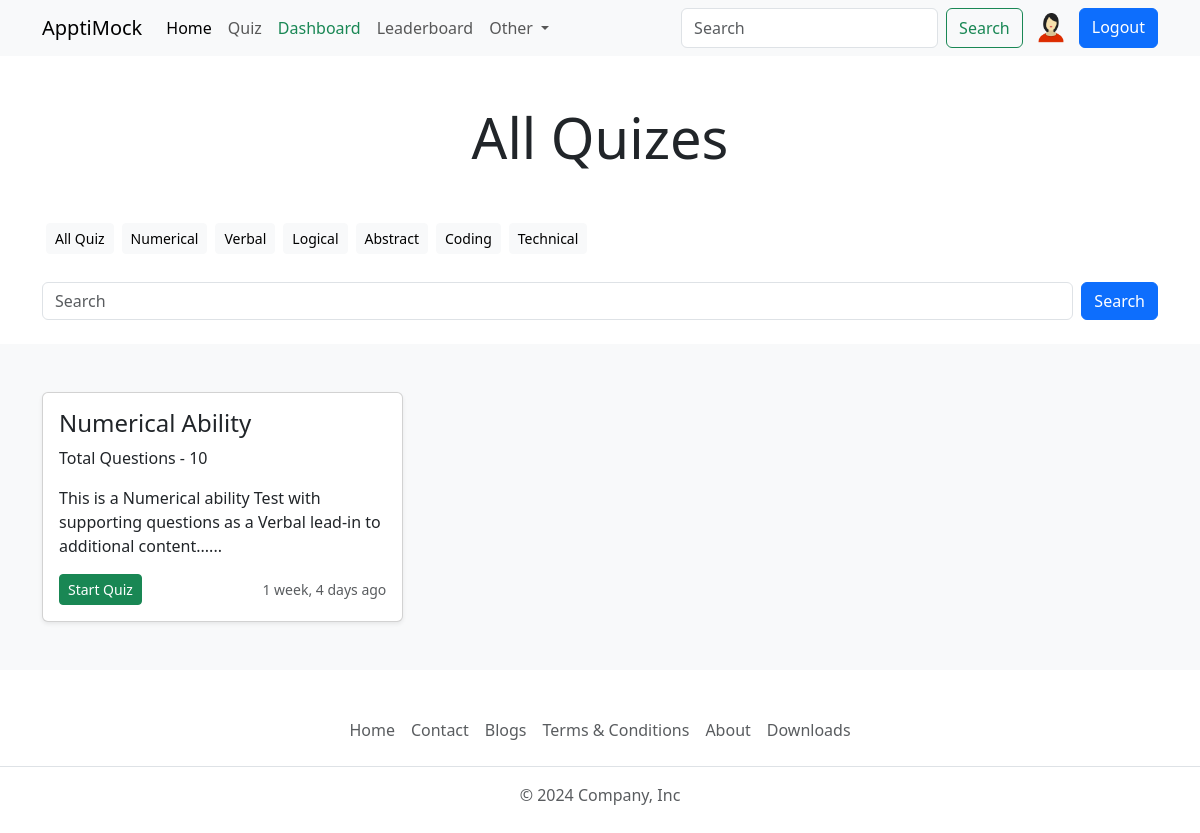
Screenshot of /quiz1/all_quiz (signed in) with the database file from the repository.
### Account/models.py (models this page shows, shortened)
class Profile(models.Model):
    user=models.OneToOneField(User,on_delete=models.CASCADE,null=True,verbose_name='User Object')  #verbose_name
    bio=models.TextField(blank=True,null=True) #
    profile_image=models.ImageField(upload_to="profile_images",default="user.png",blank=True,null=True,verbose_name='profile pic')
    location=models.CharField(max_length=100,blank=True,null=True)
    GENDER=(
        ("Male","Male"),
        ("Female","Female"),
        ("Other","Other"),
    )
    gender=models.CharField(max_length=6,choices=GENDER,blank=True,null=True)

### quiz1/models.py (models this page shows, shortened)
class Category1(models.Model):
    name1=models.CharField(max_length=35)
    class Meta:
        verbose_name_plural='Categories'

class Quiz1(models.Model):
    title1=models.CharField(max_length=255)
    description1=models.TextField()
    category1=models.ForeignKey(Category1,on_delete=models.CASCADE)
    quiz_fiel1=models.FileField(upload_to='quiz1/')
    created_at1=models.DateTimeField(auto_now_add=True)
    updated_at1=models.DateTimeField(auto_now=True)
    class Meta:
        verbose_name_plural='Quizes'

class Question(models.Model):
    quiz=models.ForeignKey(Quiz1,on_delete=models.CASCADE)
    text=models.TextField()

### quiz1/views.py (the view)
# urls.py: path('all_quiz',views.all_quiz_view1,name='all_quiz'),
@login_required(login_url='login')
def all_quiz_view1(request):
   user_object=User.objects.get(username=request.user)
   user_profile=Profile.objects.get(user=user_object)
   quizes=Quiz1.objects.order_by("-created_at1")
   categories=Category1.objects.all()
   context={"user_profile":user_profile, "quizes":quizes,"categories":categories}
   return render(request, 'all-quiz.html', context)

### templates/all-quiz.html (shortened to what this page needs)
{% extends 'index.html' %}
{% block content %}
  <h1 class="display-4 text-center my-5">All Quizes</h1>
  <div class="container">
    <div class="d-flex flex-wrap">
      <a href="{% url 'all_quiz' %}" class="btn btn-sm btn-light m-1">All Quiz</a>
      {% for cat in categories %}
      <a href="{% url 'search' cat.name1 %}" class="btn btn-sm btn-light m-1">{{cat.name1}}</a>
      {% endfor %}
    </div>
  </div>
  <form class="container d-flex my-4" role="search" method="get" action="{% url 'search' ' ' %}">
    <input name="q" class="form-control me-2" type="search" placeholder="Search" aria-label="Search">
    <button  class="btn btn-primary" type="submit">Search</button>
  </form>
  <div class="album py-5 bg-body-tertiary">
    <div class="container">
      <div class="row row-cols-1 row-cols-sm-1 row-cols-md-2 row-cols-lg-3 g-3">
        {% if quizes|length > 0 %}
        {% for quiz in quizes %}
        <div class="col">
          <div class="card shadow-sm">
            <div class="card-body">
              <h4>{{quiz.title1}}</h4>
              <p class="card-text">Total Questions - {{quiz.question_set.all|length}}</p>
              <p class="card-text">{{quiz.description1 | truncatewords:18}}...</p>
              <div class="d-flex justify-content-between align-items-center">
                <div class="btn-group">
                  <a href="{% url 'quiz' quiz.id %}" class="btn btn-sm btn-success">Start Quiz</a>
                </div>
                <small class="text-body-secondary">{{quiz.created_at1 | timesince}} ago</small>
              </div>
            </div>
          </div>
        </div>
        {% endfor %}
        {% else %}
        <div class="col-lg-12 col-md-12 col-12">
          <p class="text-center text-danger fs-5">There is No Quiz Available for this Category.</p>
        </div>
        {% endif %}
      </div>
    </div>
  </div>
{% endblock content %}

### templates/components/navbar.html (shortened to what this page needs)
<nav class="navbar navbar-expand-lg bg-body-tertiary display-none d-lg-block">
    <div class="container">
        <a class="navbar-brand" href="{% url 'home' %}">ApptiMock</a>
        <div class="collapse navbar-collapse" id="navbarSupportedContent">
            <ul class="navbar-nav me-auto mb-2 mb-lg-0">
                <li class="nav-item">
                    <a class="nav-link active" aria-current="page" href="{% url 'home' %}">Home</a>
                </li>
                <li class="nav-item">
                    <a class="nav-link" href="{% url 'all_quiz' %}">Quiz</a>
                </li>
                {% if request.user.is_superuser %}
                <li class="nav-item">
                    <a class="nav-link text-success" href="{% url 'dashboard' %}">Dashboard</a>
                </li>
                {% endif %}
                <li class="nav-item">
                    <a class="nav-link" href="{% url 'leaderboard' %}">Leaderboard</a>
                </li>
                <li class="nav-item dropdown">
                    <a class="nav-link dropdown-toggle" href="#" role="button" data-bs-toggle="dropdown"
                        aria-expanded="false">
                        Other
                    </a>
                </li>
            </ul>
            <form class="d-flex" role="search" action="{% url 'search_users' %}">
                <input class="form-control me-2" type="search" name="q" placeholder="Search" aria-label="Search">
                <button class="btn btn-outline-success" type="submit">Search</button>
                {% if request.user.is_authenticated %}
                <a href="{% url 'profile' request.user.username %}" data-bs-toggle="tooltip" data-bs-placement="bottom" data-bs-title="@{{request.user.username}}" class="mx-2">
                    <img src="{{user_profile.profile_image.url}}" alt="profile image" class="rounded-circle" width="40"
                        height="40">
                </a>
                <a href="{% url 'logout'%}" class="btn btn-primary">Logout</a>
                {% else %}
                <a href="{% url 'login'%}" class="btn btn-primary ms-2">Login</a>
                {% endif %}
            </form>
        </div>
    </div>
</nav>

### static/css/style.css (style rules this page uses)
* { font-family: Arial, Helvetica, sans-serif Important; }

### rows the page displays
Profile: profile_image (picture)
Category1: name1 "Numerical"
Category1: name1 "Verbal"
Category1: name1 "Logical"
Category1: name1 "Abstract"
Category1: name1 "Coding"
Category1: name1 "Technical"
Quiz1: title1 "Numerical Ability", question_set.all|length "10", description1 "This is a Numerical ability Test with supporting questions as a Verbal lead-in to additional content...", created_at1 "1 week, 4 days"
